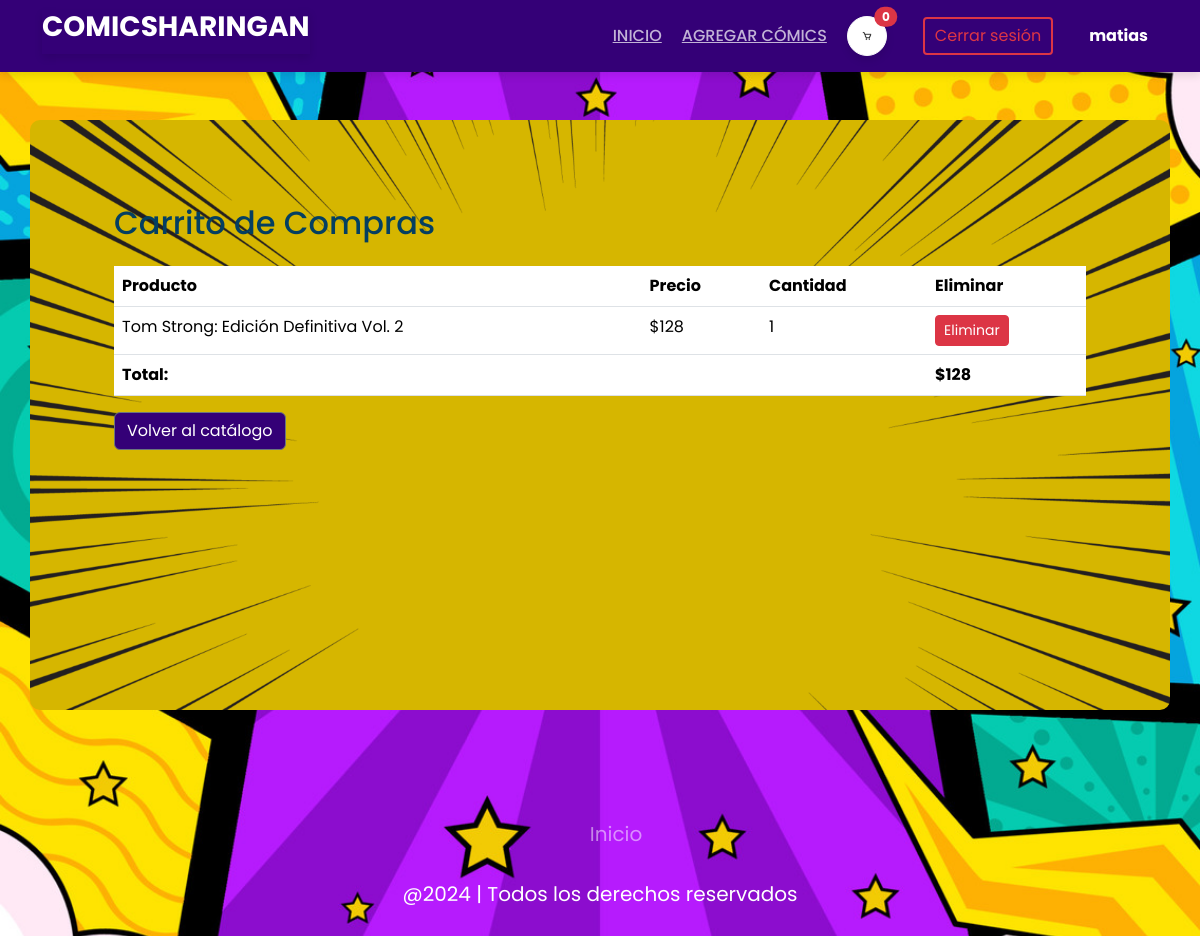
The page /ver_carrito/ (signed in) on the database as committed earlier.
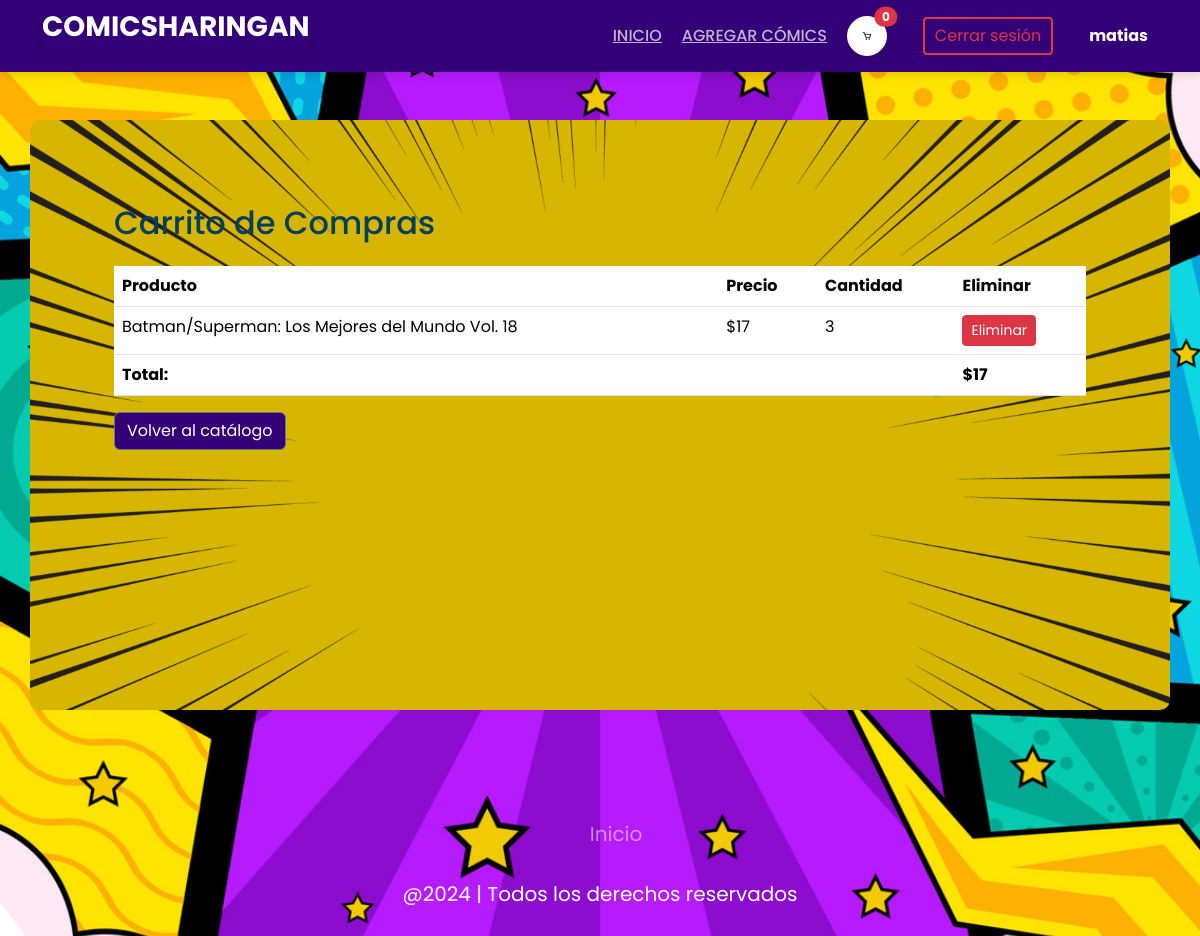
The same page on the database as committed later.
### post/models.py (models this page shows, shortened)
class CartItem(models.Model):
    cart = models.ForeignKey(Cart, related_name='items', on_delete=models.CASCADE)
    product = models.ForeignKey(Post, on_delete=models.CASCADE)
    quantity = models.PositiveIntegerField(default=1)

class Post(models.Model):
    title = models.CharField(max_length=250)
    content = models.TextField()
    image = models.ImageField(blank=True,null=True,upload_to='fotos/')
    price = models.IntegerField(default=0)

### post/views.py (the view)
# urls.py: path('ver_carrito/', ver_carrito, name='ver_carrito'),
@login_required
def ver_carrito(request):
    cart = Cart.objects.filter(user=request.user).first()
    if cart:
        items = cart.items.all()
        total = items.aggregate(total=Sum('product__price'))['total']
    else:
        items = []
        total = 0
    return render(request, 'carrito.html', {'items': items, 'total': total})

### post/templates/carrito.html (shortened to what this page needs)
{% load static %}
<!DOCTYPE html>
<html lang="en">
<head>
    <link href="https://cdn.jsdelivr.net/npm/bootstrap@5.3.3/dist/css/bootstrap.min.css" rel="stylesheet">
    <link rel="stylesheet" href="{% static 'css/style_game.css' %}">
    <link rel="stylesheet" href="{% static 'css/style.css' %}">
</head>
<body>
    <header id="header" class="fixed-top">
        <div class="container d-flex align-items-center justify-content-between ">
            <h1 class="logo"><a href="{% url 'index' %}">ComicSharingan</a></h1>
            <nav class="nav-menu d-none d-lg-block">
                <ul class="d-flex align-items-center">
                    <li class="active"><a href="{% url 'index' %}">Inicio</a></li>
                    {% if user.is_authenticated %}
                        {% if user.is_authenticated and user.is_staff %}
                            <li><a href="{% url 'agregar' %}">Agregar cómics</a></li>
                        {% endif %}
                        <li>
                            <a href="{% url 'ver_carrito' %}" class="btn btn-light cart-button position-relative">
                                <img src="{% static 'img/carrito.png' %}" alt="Carrito de compras">
                                <span class="cart-item-count position-absolute top-0 start-100 translate-middle badge rounded-pill bg-danger">
                                    {% if item.quantity > 0 %}
                                        {{ item.quantity }}
                                    {% else %}
                                        0
                                    {% endif %}
                                </span>
                            </a>
                        </li>
                        <li>
                            <form action="{% url 'logout' %}" method="post">
                                <button type="submit" class="btn btn-outline-danger ms-3">Cerrar sesión</button>
                            </form>
                        </li>
                        <li>
                            <p class="username ms-3 mb-0">{{ user.username }}</p>
                        </li>
                    {% else %}
                        <li><a href="{% url 'login' %}" class="btn btn-outline-primary ms-3">Iniciar sesión</a></li>
                        <li><a href="{% url 'register' %}" class="btn btn-outline-success ms-3">Registrarse</a></li>
                    {% endif %}
                </ul>
            </nav>
        </div>
    </header>
    <div class="container mt-5 inises">
        <h2 class="mb-4">Carrito de Compras</h2>
        <table class="table">
            <thead>
                <tr>
                    <th scope="col">Producto</th>
                    <th scope="col">Precio</th>
                    <th scope="col">Cantidad</th>
                    <th scope="col">Eliminar</th>
                </tr>
            </thead>
            <tbody>
                {% for item in items %}
                <tr>
                    <td>{{ item.product.title }}</td>
                    <td>${{ item.product.price }}</td>
                    <td>{{ item.quantity }}</td>
                    <td>
                        <form action="{% url 'eliminar_del_carrito' item.id %}" method="post">
                            <button type="submit" class="btn btn-danger btn-sm">Eliminar</button>
                        </form>
                    </td>
                </tr>
                {% endfor %}
            </tbody>
            <tfoot>
                <tr>
                    <td colspan="3"><strong>Total:</strong></td>
                    <td><strong>${{ total }}</strong></td>
                </tr>
            </tfoot>
        </table>
        <a href="{% url 'index' %}" class="btn btn-secondary btn-ses">Volver al catálogo</a>
    </div>
    <footer class="footer">
        <ul class="social-icon">
          <li class="icon-elem">
          </li>
          <li class="icon-elem">
          </li>
          <li class="icon-elem">
          </li>
          <li class="icon-elem">
          </li>
        </ul>
        <ul class="menu">
          <li class="menu-elem">
            <a href="{% url  'index' %}" class="menu-icon"> Inicio </a>
          </li>
        </ul>
        <p class="text">@2024 | Todos los derechos reservados</p>
      </footer>
</body>
</html>

### post/static/post/css/style_game.css (style rules this page uses)
body { background-image: url("../img/background.jpg"); background-size: cover; background-attachment: fixed; background-repeat: no-repeat; background-position: center center; margin: 0; min-height: 100vh; padding-top: 72px; font-family: "Roboto", sans-serif; background-color: #f4f4f9; color: #333; }
#header { background: rgb(52, 0, 119); padding: 10px 30px; display: flex; align-items: center; justify-content: space-between; flex-wrap: wrap; box-shadow: 0 4px 8px rgba(0, 0, 0, 0.1); }
#header .container { display: flex; align-items: center; width: 100%; flex-wrap: wrap; }
#header .nav-menu { display: flex; align-items: center; margin-left: auto; }
#header .nav-menu ul { display: flex; align-items: center; list-style: none; margin: 0; padding: 0; }
#header .nav-menu ul li { margin: 0 10px; }
#header .nav-menu a { color: rgba(255, 255, 255, 0.7); font-size: 16px; font-weight: 500; text-transform: uppercase; transition: color 0.3s; }
#header .nav-menu button { margin-left: 15px; }
#header .logo { font-size: 28px; font-weight: 700; text-transform: uppercase; color: rgb(255, 255, 255); }
#header .logo a { color: rgb(255, 255, 255); text-decoration: none; }
.cart-button { width: 40px; height: 40px; display: flex; align-items: center; justify-content: center; background: white; border-radius: 50%; box-shadow: 0 4px 8px rgba(0, 0, 0, 0.1); transition: transform 0.2s; }
.cart-button img { width: 70%; height: 70%; object-fit: contain; }
.username { color: white; margin-left: 15px; font-size: 16px; font-weight: bold; }
.btn-outline-danger, .btn-outline-primary, .btn-outline-success { border-width: 2px; border-radius: 4px; padding: 5px 10px; transition: background-color 0.3s, color 0.3s; }
.btn-outline-danger { color: #dc3545; border-color: #dc3545; }
.btn-danger { background-color: #dc3545; color: #fff; }
body h1 { display: flex; justify-content: center; color: white; box-shadow: 0 4px 8px rgba(0, 0, 0, 0.1); padding-bottom: 10px; }

### post/static/post/css/style.css (style rules this page uses)
* { font-family: "Poppins", sans-serif; margin: 0; padding: 0; scroll-padding-top: 2rem; scroll-behavior: smooth; box-sizing: border-box; list-style: none; text-decoration: none; }
.logo { text-decoration: none; }
:root { --main-color: #fd4646; --text-color: #171427; --bg-color: #fff; }
img { width: 100%; }
body { color: var(--text-color); background-image: url(../img/Vector4free-Pop-Art-Background-Revisi1-DP0622_generated.jpg); background-repeat: no-repeat; background-attachment: fixed; background-size: cover; }
header { position: fixed; top: 0; left: 0; width: 100%; background: var(--bg-color); box-shadow: 0 1px 4px hsl(0 4% 15%/ 10%); z-index: 100; }
.logo { font-size: 1rem; color: aliceblue; }
.inises { margin-top: 10rem; padding: 7%; background-image: url(../img/fond.webp); background-color: #d6b600; background-position: center; background-size: cover; background-attachment: fixed; background-repeat: no-repeat; color: rgb(4, 63, 97); border-radius: 10px; min-height: calc(100vh - 10rem - 50px); }
.btn-ses { background-color: rgb(52, 0, 119); cursor: pointer; }
.footer { position: relative; width: 100%; padding: 50px 35px; display: flex; justify-content: center; align-items: center; flex-direction: column; margin-top: auto; }
.social-icon { display: flex; justify-content: center; align-items: center; position: relative; margin: 10px 5px; flex-wrap: wrap; }
.icon-elem { list-style: none; }
.menu { display: flex; justify-content: center; position: relative; align-items: center; margin: 10px 0; flex-wrap: wrap; }
.menu-elem { list-style: none; }
.menu-icon { color: white; font-size: 20px; display: inline-block; text-decoration: none; margin: 5px 10px; opacity: 0.5; transition: 0.3s; }
.text { color: white; text-align: center; margin-top: 15px; margin-bottom: 10px; font-size: 20px; }

Rows that differ between the two databases and show on the page:
removed CartItem: product "Tom Strong: Edición Definitiva Vol. 2", product.price "128", quantity "1"
added CartItem: product "Batman/Superman: Los Mejores del Mundo Vol. 18", product.price "17", quantity "3"
Other text that changed with them:
{{ total }}: "128" → "17"
